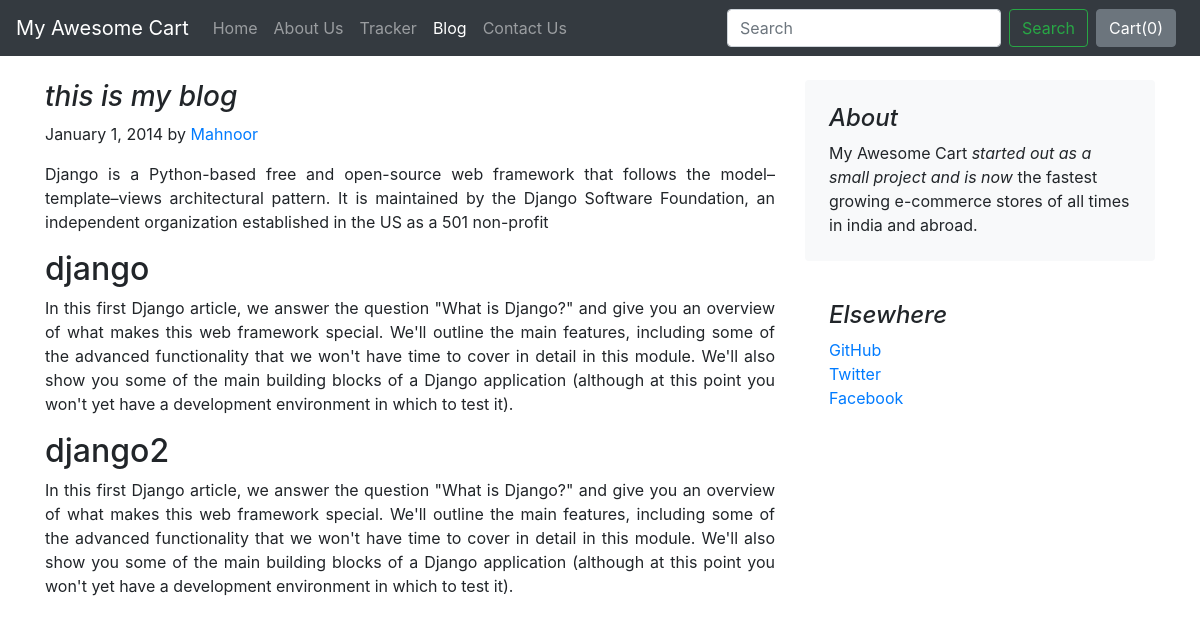
Screenshot of /blog/blogpost1/1 with the database file from the repository.
### blog/models.py (models this page shows)
class Blogpost(models.Model):
    post_id = models.AutoField(primary_key=True)
    title = models.CharField(max_length=50)
    head0 = models.CharField(max_length=500, default="")
    chead0 = models.CharField(max_length=5000, default="")
    head1 = models.CharField(max_length=500, default="")
    chead1 = models.CharField(max_length=5000, default="")
    head2 = models.CharField(max_length=500, default="")
    chead2 = models.CharField(max_length=5000, default="")
    pub_date = models.DateField()
    thumbnail = models.ImageField(upload_to='shop/images', default="")
    def __str__(self):
        return self.title

### blog/views.py (the view)
# urls.py: path("blogpost1/<int:id>", views.blogpost, name="blogHome")
def blogpost(request, id):
    post = Blogpost.objects.filter(post_id = id)[0]
    print(post)
    return render(request, 'blog/blogpost.html',
                  {'post':post})

### blog/templates/blog/blogpost.html (shortened to what this page needs)
{% extends 'blog/basic.html' %}
{% block body %}
<div class="container">
    <div class="row mt-4">
        <div class="col-md-8 blog-main">
            <h3 class="font-italic">
                {{post.title}}
            </h3>
            <div class="blog-post">
                <p class="blog-post-meta">January 1, 2014 by <a href="#">Mahnoor</a></p>
                <p style="text-align:justify">{{post.chead0}}</p>
                <h2 style="text-align:justify">{{post.head1}}</h2>
                <p style="text-align:justify">{{post.chead1}}</p>
                <h2>{{post.head2}}</h2>
                <p style="text-align:justify">{{post.chead2}}</p>
            </div>
        </div>
        <aside class="col-md-4 blog-sidebar">
            <div class="p-4 mb-3 bg-light rounded">
                <h4 class="font-italic">About</h4>
                <p class="mb-0">My Awesome Cart <em>started out as a small project and is now</em> the fastest growing e-commerce stores of all times in india and abroad.</p>
            </div>
            <div class="p-4">
                <h4 class="font-italic">Elsewhere</h4>
                <ol class="list-unstyled">
                    <li><a href="#">GitHub</a></li>
                    <li><a href="#">Twitter</a></li>
                    <li><a href="#">Facebook</a></li>
                </ol>
            </div>
        </aside>
    </div>
</div>
{% endblock %}

### rows the page displays
Blogpost: title "this is my blog", chead0 "Django is a Python-based free and open-source web framework that follows the model–template–views architectural pattern. It is maintained by the Django Software Foundation, an independent organization established in the US as a 501 non-profit", head1 "django", chead1 "In this first Django article, we answer the question \"What is Django?\" and give you an overview of what makes this web framework special. We'll outline the main features, including some of the advanced functionality that we won't have time to cover in detail in this module. We'll also show you some of the main building blocks of a Django application (although at this point you won't yet have a development environment in which to test it).", head2 "django2", chead2 "In this first Django article, we answer the question \"What is Django?\" and give you an overview of what makes this web framework special. We'll outline the main features, including some of the advanced functionality that we won't have time to cover in detail in this module. We'll also show you some of the main building blocks of a Django application (although at this point you won't yet have a development environment in which to test it)."
